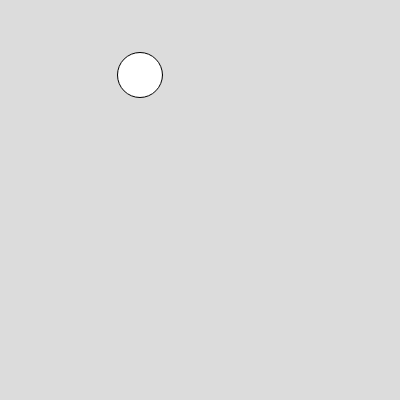
Frame 1 (no input)
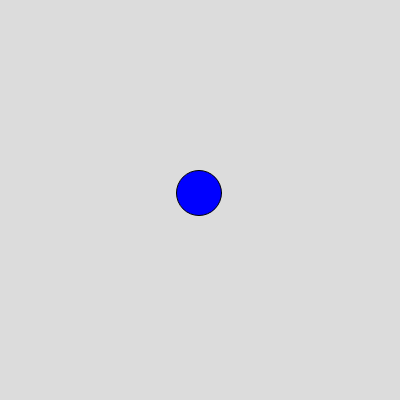
Frame 60 (no input)
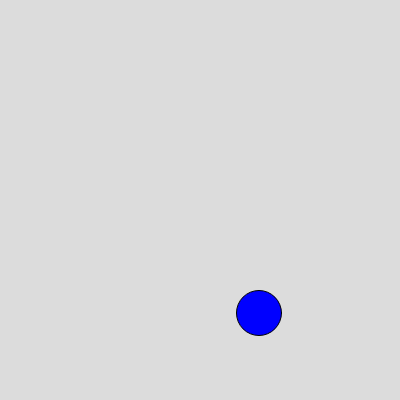
Frame 120 (the mouse pressed at the canvas centre since frame 60)

The p5.js sketch that drew these frames (run headless with seeded random() and noise() and a simulated clock; from frame 60 on, the mouse is pressed at the canvas centre):

// p5.js sketch
// ── sketch.js
var ball={
  x:140,
  y:75,
  radius:45,
  xSpeed:0,
  ySpeed:0,
  color: ["blue","red","green","purple"]
}
function setup() {
  createCanvas(400, 400);
 
}

function draw() {
  background(220);
  circle(ball.x,ball.y,ball.radius)
  fill(ball.color[0])
  ball.xSpeed=1
  ball.x=ball.x+ball.xSpeed
  ball.ySpeed=2
  ball.y=ball.y+ball.ySpeed
}
